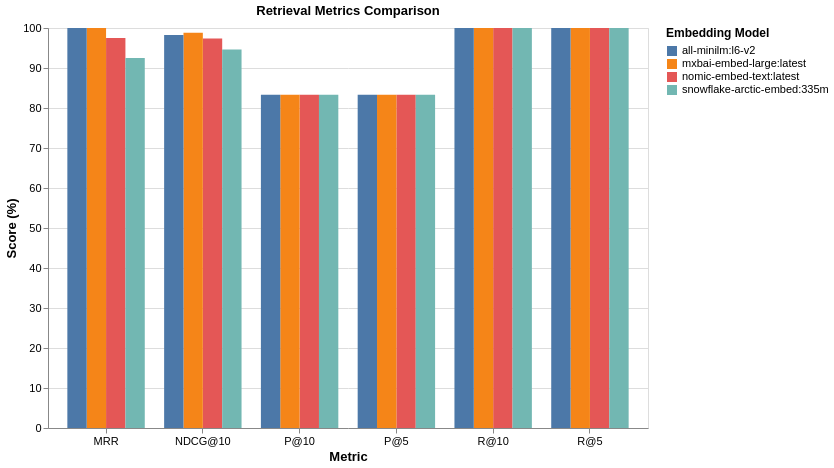

Express this chart as Vega-Lite.
### Vega-Lite specification from a JSON file in a GitHub repository (floating-point values rounded to 4 significant figures)
{"$schema": "https://vega.github.io/schema/vega-lite/v5.json", "title": "Retrieval Metrics Comparison", "width": 600, "height": 400, "config": {"axis": {"labelFontSize": 11, "titleFontSize": 13}, "legend": {"labelFontSize": 11, "titleFontSize": 12}}, "data": {"values": [{"model": "nomic-embed-text:latest", "metric": "P@5", "value": 83.33}, {"model": "nomic-embed-text:latest", "metric": "P@10", "value": 83.33}, {"model": "nomic-embed-text:latest", "metric": "R@5", "value": 100}, {"model": "nomic-embed-text:latest", "metric": "R@10", "value": 100}, {"model": "nomic-embed-text:latest", "metric": "MRR", "value": 97.5}, {"model": "nomic-embed-text:latest", "metric": "NDCG@10", "value": 97.37}, {"model": "mxbai-embed-large:latest", "metric": "P@5", "value": 83.33}, {"model": "mxbai-embed-large:latest", "metric": "P@10", "value": 83.33}, {"model": "mxbai-embed-large:latest", "metric": "R@5", "value": 100}, {"model": "mxbai-embed-large:latest", "metric": "R@10", "value": 100}, {"model": "mxbai-embed-large:latest", "metric": "MRR", "value": 100}, {"model": "mxbai-embed-large:latest", "metric": "NDCG@10", "value": 98.82}, {"model": "snowflake-arctic-embed:335m", "metric": "P@5", "value": 83.33}, {"model": "snowflake-arctic-embed:335m", "metric": "P@10", "value": 83.33}, {"model": "snowflake-arctic-embed:335m", "metric": "R@5", "value": 100}, {"model": "snowflake-arctic-embed:335m", "metric": "R@10", "value": 100}, {"model": "snowflake-arctic-embed:335m", "metric": "MRR", "value": 92.5}, {"model": "snowflake-arctic-embed:335m", "metric": "NDCG@10", "value": 94.62}, {"model": "all-minilm:l6-v2", "metric": "P@5", "value": 83.33}, {"model": "all-minilm:l6-v2", "metric": "P@10", "value": 83.33}, {"model": "all-minilm:l6-v2", "metric": "R@5", "value": 100}, {"model": "all-minilm:l6-v2", "metric": "R@10", "value": 100}, {"model": "all-minilm:l6-v2", "metric": "MRR", "value": 100}, {"model": "all-minilm:l6-v2", "metric": "NDCG@10", "value": 98.26}]}, "mark": "bar", "encoding": {"x": {"field": "metric", "type": "nominal", "axis": {"title": "Metric", "labelAngle": 0}}, "y": {"field": "value", "type": "quantitative", "axis": {"title": "Score (%)"}, "scale": {"domain": [0, 100]}}, "color": {"field": "model", "type": "nominal", "legend": {"title": "Embedding Model"}}, "xOffset": {"field": "model", "type": "nominal"}, "tooltip": [{"field": "model", "type": "nominal", "title": "Model"}, {"field": "metric", "type": "nominal", "title": "Metric"}, {"field": "value", "type": "quantitative", "title": "Score", "format": ".1f"}]}}
